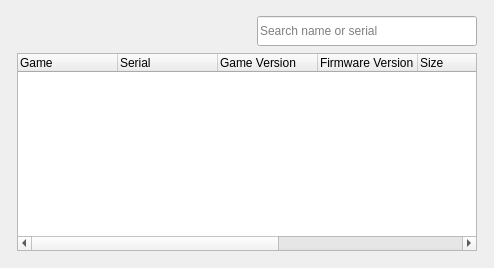
<?xml version="1.0" encoding="UTF-8"?>
<ui version="4.0">
 <class>ConfigurationListWidget</class>
 <widget class="QWidget" name="ConfigurationListWidget">
  <property name="geometry">
   <rect>
    <x>0</x>
    <y>0</y>
    <width>292</width>
    <height>268</height>
   </rect>
  </property>
  <property name="windowTitle">
   <string>Configurations</string>
  </property>
  <property name="styleSheet">
   <string notr="true"/>
  </property>
  <layout class="QGridLayout" name="gridLayout">
   <item row="0" column="0">
    <layout class="QHBoxLayout" name="horizontalLayout_2">
     <property name="leftMargin">
      <number>6</number>
     </property>
     <property name="topMargin">
      <number>0</number>
     </property>
     <property name="rightMargin">
      <number>6</number>
     </property>
     <property name="bottomMargin">
      <number>6</number>
     </property>
     <item>
      <layout class="QVBoxLayout" name="verticalLayout">
       <property name="spacing">
        <number>4</number>
       </property>
       <property name="topMargin">
        <number>2</number>
       </property>
       <item>
        <layout class="QHBoxLayout" name="horizontalLayout">
         <property name="spacing">
          <number>4</number>
         </property>
         <item>
          <widget class="QToolButton" name="refresh_button">
           <property name="minimumSize">
            <size>
             <width>36</width>
             <height>36</height>
            </size>
           </property>
           <property name="text">
            <string/>
           </property>
           <property name="iconSize">
            <size>
             <width>32</width>
             <height>32</height>
            </size>
           </property>
           <property name="autoRaise">
            <bool>true</bool>
           </property>
          </widget>
         </item>
         <item>
          <widget class="QToolButton" name="install_package_button">
           <property name="minimumSize">
            <size>
             <width>36</width>
             <height>36</height>
            </size>
           </property>
           <property name="toolTip">
            <string>Install a PS5 package or game image</string>
           </property>
           <property name="text">
            <string/>
           </property>
           <property name="iconSize">
            <size>
             <width>32</width>
             <height>32</height>
            </size>
           </property>
           <property name="autoRaise">
            <bool>true</bool>
           </property>
          </widget>
         </item>
         <item>
          <widget class="QToolButton" name="global_settings_button">
           <property name="minimumSize">
           <size>
             <width>36</width>
             <height>36</height>
            </size>
           </property>
           <property name="toolTip">
            <string>&lt;html&gt;&lt;head/&gt;&lt;body&gt;&lt;p&gt;Edit global settings&lt;/p&gt;&lt;/body&gt;&lt;/html&gt;</string>
           </property>
           <property name="text">
            <string/>
           </property>
           <property name="iconSize">
            <size>
             <width>32</width>
             <height>32</height>
            </size>
           </property>
           <property name="autoRaise">
            <bool>true</bool>
           </property>
          </widget>
         </item>
         <item>
          <widget class="QToolButton" name="input_mapping_button">
           <property name="minimumSize">
            <size>
             <width>36</width>
             <height>36</height>
            </size>
           </property>
           <property name="toolTip">
            <string>Edit input mapping</string>
           </property>
           <property name="text">
            <string/>
           </property>
           <property name="iconSize">
            <size>
             <width>32</width>
             <height>32</height>
            </size>
           </property>
           <property name="autoRaise">
            <bool>true</bool>
           </property>
          </widget>
         </item>
         <item>
          <widget class="QToolButton" name="edit_button">
           <property name="minimumSize">
           <size>
             <width>36</width>
             <height>36</height>
            </size>
           </property>
           <property name="toolTip">
            <string>&lt;html&gt;&lt;head/&gt;&lt;body&gt;&lt;p&gt;Edit configuration&lt;/p&gt;&lt;/body&gt;&lt;/html&gt;</string>
           </property>
           <property name="text">
            <string/>
           </property>
           <property name="iconSize">
            <size>
             <width>32</width>
             <height>32</height>
            </size>
           </property>
           <property name="autoRaise">
            <bool>true</bool>
           </property>
          </widget>
         </item>
         <item>
          <widget class="QToolButton" name="delete_button">
           <property name="minimumSize">
           <size>
             <width>36</width>
             <height>36</height>
            </size>
           </property>
           <property name="toolTip">
            <string>&lt;html&gt;&lt;head/&gt;&lt;body&gt;&lt;p&gt;Delete configuration&lt;/p&gt;&lt;/body&gt;&lt;/html&gt;</string>
           </property>
           <property name="styleSheet">
            <string notr="true"/>
           </property>
           <property name="text">
            <string/>
           </property>
           <property name="iconSize">
            <size>
             <width>32</width>
             <height>32</height>
            </size>
           </property>
           <property name="autoRaise">
            <bool>true</bool>
           </property>
         </widget>
        </item>
         <item>
          <spacer name="horizontalSpacer">
           <property name="orientation">
            <enum>Qt::Horizontal</enum>
           </property>
           <property name="sizeHint" stdset="0">
            <size>
             <width>40</width>
             <height>20</height>
            </size>
           </property>
          </spacer>
         </item>
         <item>
          <widget class="QLineEdit" name="search_line_edit">
           <property name="sizePolicy">
            <sizepolicy hsizetype="Preferred" vsizetype="Fixed">
             <horstretch>0</horstretch>
             <verstretch>0</verstretch>
            </sizepolicy>
           </property>
           <property name="minimumSize">
            <size>
             <width>220</width>
             <height>30</height>
            </size>
           </property>
           <property name="maximumSize">
            <size>
             <width>320</width>
             <height>30</height>
            </size>
           </property>
           <property name="toolTip">
            <string>Search game name or serial</string>
           </property>
           <property name="placeholderText">
            <string>Search name or serial</string>
           </property>
           <property name="clearButtonEnabled">
            <bool>true</bool>
           </property>
          </widget>
         </item>
        </layout>
       </item>
       <item>
        <widget class="GameListTreeWidget" name="cfgs_list">
         <property name="rootIsDecorated">
          <bool>false</bool>
         </property>
         <column>
          <property name="text">
           <string>Game</string>
          </property>
         </column>
         <column>
          <property name="text">
           <string>Serial</string>
          </property>
         </column>
         <column>
          <property name="text">
           <string>Game Version</string>
          </property>
         </column>
         <column>
          <property name="text">
           <string>Firmware Version</string>
          </property>
         </column>
         <column>
          <property name="text">
           <string>Size</string>
          </property>
         </column>
         <column>
          <property name="text">
           <string>Path</string>
          </property>
         </column>
         <column>
          <property name="text">
           <string>Status</string>
          </property>
         </column>
         <column>
          <property name="text">
           <string>Comments</string>
          </property>
         </column>
        </widget>
       </item>
      </layout>
     </item>
    </layout>
   </item>
  </layout>
  <action name="refresh_action">
   <property name="text">
    <string>Refresh game list</string>
   </property>
   <property name="toolTip">
    <string>Rescan game folders for new games</string>
   </property>
  </action>
 </widget>
 <customwidgets>
  <customwidget>
   <class>GameListTreeWidget</class>
   <extends>QTreeWidget</extends>
   <header>gameListTreeWidget.h</header>
  </customwidget>
 </customwidgets>
 <resources/>
 <connections/>
</ui>
